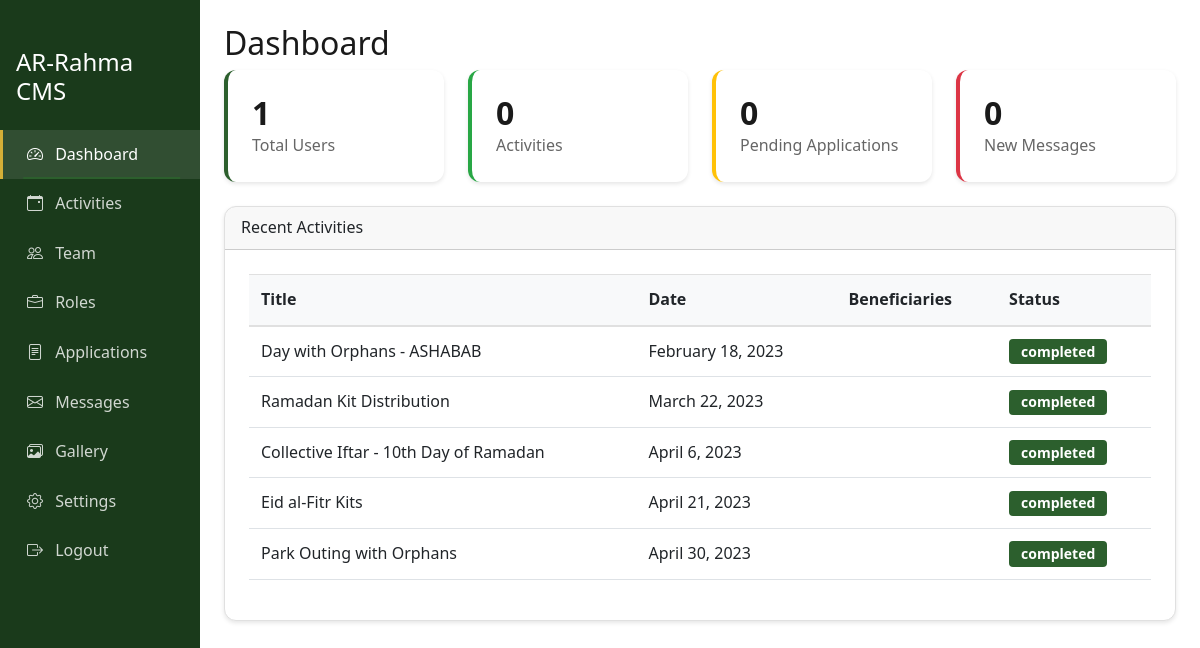
The page /admin/index.php (signed in) on the database its author committed.
### tables this page shows
CREATE TABLE ACTIVITIES (
    activity_id INT AUTO_INCREMENT PRIMARY KEY,
    title VARCHAR(200) NOT NULL,
    description TEXT NOT NULL,
    target_group VARCHAR(100),
    location VARCHAR(255),
    activity_date DATE NOT NULL,
    status ENUM('planned', 'ongoing', 'completed', 'cancelled') DEFAULT 'planned',
    budget DECIMAL(15, 2),
    actual_cost DECIMAL(15, 2),
    participants_count INT DEFAULT 0,
    image VARCHAR(255),
    gallery JSON,
    created_by INT,
    created_at TIMESTAMP DEFAULT CURRENT_TIMESTAMP,
    updated_at TIMESTAMP DEFAULT CURRENT_TIMESTAMP ON UPDATE CURRENT_TIMESTAMP,
    FOREIGN KEY (created_by) REFERENCES USERS(user_id) ON DELETE SET NULL,
    INDEX idx_date (activity_date),
    INDEX idx_status (status)
);

### includes/functions.php (called while the page is built, shortened)
<?php
function formatDate($date, $format = 'F j, Y') {
    return date($format, strtotime($date));
}
?>

### admin/index.php (the view, shortened to what this page needs)
<?php
require_once '../config/database.php';
include 'includes/admin_header.php';
$stmt = $pdo->query("SELECT COUNT(*) FROM users WHERE status = 'active'");
$total_users = $stmt->fetchColumn();
$stmt = $pdo->query("SELECT COUNT(*) FROM activities WHERE status = 'active'");
$total_activities = $stmt->fetchColumn();
$stmt = $pdo->query("SELECT COUNT(*) FROM applications WHERE status = 'pending'");
$pending_apps = $stmt->fetchColumn();
$stmt = $pdo->query("SELECT COUNT(*) FROM contact_messages WHERE status = 'new'");
$new_messages = $stmt->fetchColumn();
$stmt = $pdo->query("SELECT * FROM activities ORDER BY created_at DESC LIMIT 5");
$recent_activities = $stmt->fetchAll();
?>
<h2>Dashboard</h2>
<div class="row mb-4">
    <div class="col-md-3">
        <div class="dashboard-card">
            <h3><?php echo $total_users; ?></h3>
            <p>Total Users</p>
        </div>
    </div>
    <div class="col-md-3">
        <div class="dashboard-card success">
            <h3><?php echo $total_activities; ?></h3>
            <p>Activities</p>
        </div>
    </div>
    <div class="col-md-3">
        <div class="dashboard-card warning">
            <h3><?php echo $pending_apps; ?></h3>
            <p>Pending Applications</p>
        </div>
    </div>
    <div class="col-md-3">
        <div class="dashboard-card danger">
            <h3><?php echo $new_messages; ?></h3>
            <p>New Messages</p>
        </div>
    </div>
</div>
<div class="card">
    <div class="card-header">Recent Activities</div>
    <div class="card-body">
        <table class="table">
            <thead>
                <tr>
                    <th>Title</th>
                    <th>Date</th>
                    <th>Beneficiaries</th>
                    <th>Status</th>
                </tr>
            </thead>
            <tbody>
                <?php foreach ($recent_activities as $activity): ?>
                <tr>
                    <td><?php echo htmlspecialchars($activity['title']); ?></td>
                    <td><?php echo formatDate($activity['activity_date']); ?></td>
                    <td><?php echo $activity['beneficiaries']; ?></td>
                    <td><span class="badge badge-primary"><?php echo $activity['status']; ?></span></td>
                </tr>
                <?php endforeach; ?>
            </tbody>
        </table>
    </div>
</div>
<?php include 'includes/admin_footer.php'; ?>

### assets/css/style.css (style rules this page uses)
:root { --primary-color: #2C5F2D; --primary-dark: #1a3a1b; --primary-light: #4a8f4c; --secondary-color: #D4AF37; --secondary-dark: #b8941f; --accent-color: #E8491D; --dark-text: #1a1a1a; --light-text: #666666; --white: #ffffff; --light-bg: #f8f9fa; --border-color: #e0e0e0; --spacing-sm: 1rem; --spacing-md: 1.5rem; --spacing-lg: 2rem; --spacing-xl: 3rem; --shadow-sm: 0 2px 4px rgba(0,0,0,0.1); --shadow-md: 0 4px 8px rgba(0,0,0,0.12); --shadow-lg: 0 8px 16px rgba(0,0,0,0.15); }
* { margin: 0; padding: 0; box-sizing: border-box; }
body { font-family: 'Segoe UI', Tahoma, Geneva, Verdana, sans-serif; color: var(--dark-text); line-height: 1.6; background: var(--white); }
.card { background: var(--white); border-radius: 12px; box-shadow: var(--shadow-sm); overflow: hidden; transition: all 0.3s; border: 1px solid var(--border-color); }
.card-body { padding: var(--spacing-md); }
.badge { display: inline-block; padding: 0.35rem 0.75rem; border-radius: 4px; font-size: 0.875rem; font-weight: 600; }
.badge-primary { background: var(--primary-color); color: var(--white); }
.table { width: 100%; margin-bottom: 1rem; background-color: transparent; }
.table th, .table td { padding: 0.75rem; vertical-align: top; border-top: 1px solid var(--border-color); }
.table thead th { vertical-align: bottom; border-bottom: 2px solid var(--border-color); background: var(--light-bg); font-weight: 600; }
.dashboard-card { background: var(--white); border-radius: 12px; padding: 1.5rem; box-shadow: var(--shadow-sm); border-left: 4px solid var(--primary-color); }
.dashboard-card.success { border-left-color: #28a745; }
.dashboard-card.warning { border-left-color: #ffc107; }
.dashboard-card.danger { border-left-color: #dc3545; }
.dashboard-card h3 { font-size: 2rem; font-weight: bold; margin: 0; }
.dashboard-card p { margin: 0; color: var(--light-text); }

### rows shown on the page
activities: title "Day with Orphans - ASHABAB", activity_date "February 18, 2023", status "completed"
activities: title "Ramadan Kit Distribution", activity_date "March 22, 2023", status "completed"
activities: title "Collective Iftar - 10th Day of Ramadan", activity_date "April 6, 2023", status "completed"
activities: title "Eid al-Fitr Kits", activity_date "April 21, 2023", status "completed"
activities: title "Park Outing with Orphans", activity_date "April 30, 2023", status "completed"

### other values the page prints
$total_users "1"
$total_activities "0"
$pending_apps "0"
$new_messages "0"
